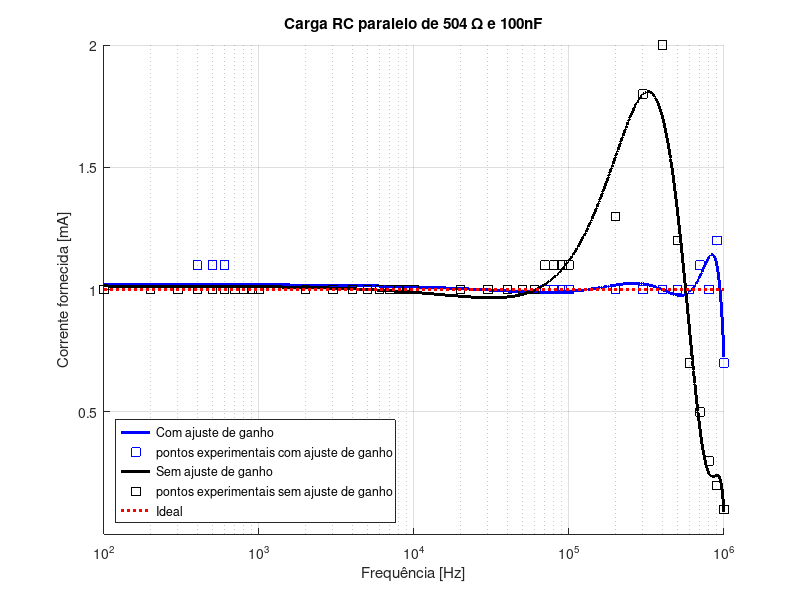

The MATLAB script that drew this image:
#pkg install -forge control;
pkg load control; #carrega o pacote de controle
clear all;
close all;
clc;
set (gcf, "graphicssmoothing", "off");

I_ajustada =  load("corrente_INA_ajustada.txt");#tensao sobre a carga (V)
I_ajustada = I_ajustada'*1000; #transpoe o vetor de tensoes sobre as cargas

I_N_ajustada =  load("corrente_INA_nao_ajustada.txt");#tensao sobre a carga (V)
I_N_ajustada = I_N_ajustada'*1000; #transpoe o vetor de tensoes sobre as cargas


frequencias = load("frequencias.txt") ; #frequencias analisadas
frequencias = frequencias';



######encontrar o ajuste de curva por interpolacao polinomial######
p = polyfit(frequencias, I_ajustada,5); #devolve os coeficientes do polinomio, ultimo argumento eh o grau
p_1 = polyfit(frequencias, I_N_ajustada,5); #devolve os coeficientes do polinomio, ultimo argumento eh o grau

#ir testando o grau que melhor se ajusta aos pontos

xmin = frequencias(1);
xmax = frequencias(length(frequencias));

xx = xmin:0.1:xmax; #vetor de x

%xx_1 = cargas_1(1):0.1:cargas_1(length(cargas_1)); #vetor de x
%xx_2 = cargas_2(1):0.1:cargas_2(length(cargas_2)); #vetor de x


yy = polyval(p,xx); #vetor de y
yy_1 = polyval(p_1,xx); #vetor de y
%yy_2 = polyval(p_2,xx_2); #vetor de y

figure(1); hold on
semilogx(xx,yy,'b', 'linewidth', 2, frequencias, I_ajustada, 'bs', 'linewidth', 1);
semilogx(xx,yy_1,'k', 'linewidth', 2, frequencias, I_N_ajustada, 'ks');
%loglog(xx_2,yy_2,'c', 'linewidth', 2, cargas_2, Iload_2, 'm*');

line ([xmin xmax], [1 1], "linestyle", ":","color", "r", 'linewidth', 2);


%line ([38000 38000], [0.1 4], "linestyle", ":", "color", "r", 'linewidth', 2);
%line ([5490 5490], [0.1 4], "linestyle", ":", "color", "b", 'linewidth', 2);
%line ([1094 1094], [0.1 4], "linestyle", ":", "color", "c", 'linewidth', 2);
 #ponto em que ocorre saturacao do ampOp SEMPRE ALTERAR


%gggggggggggggg = text(22000, 1.5,['38k \Omega \rightarrow  '])
%ggggggggggg = text(6000, 1.5,['\leftarrow  5.5k \Omega  '])
%ggggggggg = text(700, 1.5,['1k \Omega \rightarrow  '])



#caso queira imprimir o polinomio no gráfico:
%s = sprintf('y =(%.1f) x^2 +(%.5f) x + (%.5f)',p(1),p(2), p(3));
#text(100,0.4,s) #posição do polinomio no gráfico

title('Carga RC paralelo de 504 Ω e 100nF');
ylabel('Corrente fornecida [mA]');
xlabel('Frequência [Hz]');
h = legend ("Com ajuste de ganho","pontos experimentais com ajuste de ganho",
"Sem ajuste de ganho","pontos experimentais sem ajuste de ganho","Ideal");

legend(h,'Location','southwest'	);
xlim ([xmin,xmax])
ylim ([0.001,2])


grid on

saveas(1,'correnteXFreq_Carga_RC_500_100n.jpg')

#coeficientes do polinomio
%p(1)
%p(2)
